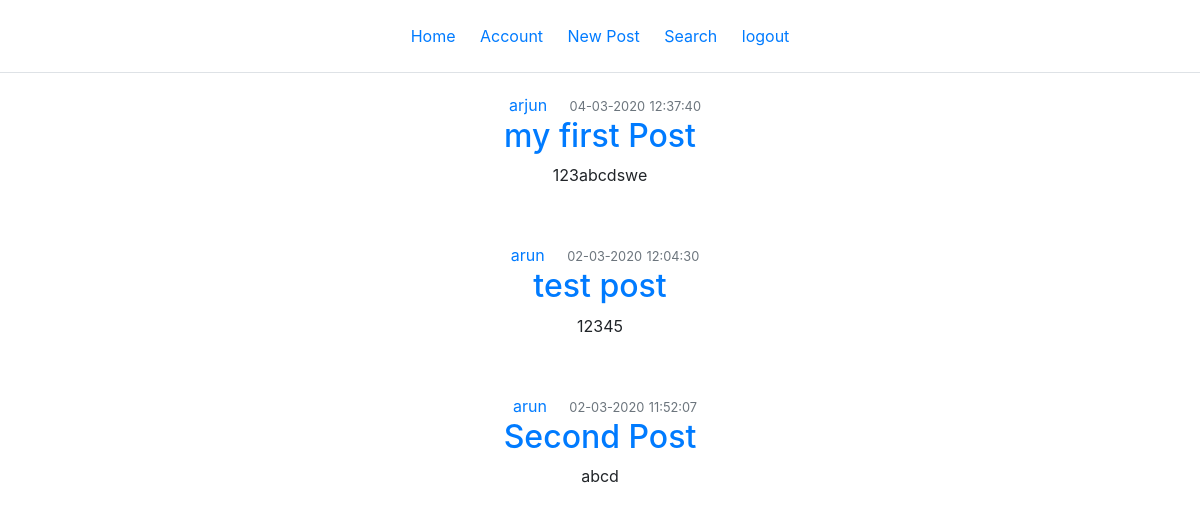
Screenshot of /home (signed in) with the database file from the repository.
### flaskone/models.py (models this page shows)
class User(db.Model, UserMixin):
    id = db.Column(db.Integer, primary_key=True)
    username = db.Column(db.String(20), unique=True, nullable=False)
    email = db.Column(db.String(120), unique=True, nullable=False)
    password = db.Column(db.String(60), nullable=False)
    posts = db.relationship('Post', backref='author', lazy=True)
    friends = relationship("User", secondary=friendship,
                           primaryjoin=id==friendship.c.user_id,
                           secondaryjoin=id==friendship.c.friend_id,
                           backref=db.backref('friendz',lazy='dynamic'),
    )

class Post(db.Model):
    id = db.Column(db.Integer, primary_key=True)
    title = db.Column(db.String(100), nullable=False)
    date_posted = db.Column(db.DateTime, nullable=False, default=datetime.now())
    content = db.Column(db.Text, nullable=False)
    user_id = db.Column(db.Integer, db.ForeignKey('user.id'), nullable=False)
    user = db.relationship("User", backref="Posts")

### flaskone/routes.py (the view)
@app.route("/")
@app.route("/home")
def home():
    posts = Post.query.order_by(desc(Post.date_posted)).limit(5).all()
    return render_template('home.html', posts=posts)

### flaskone/models.py (called while the page is built)
@login_manager.user_loader
def load_user(user_id):
    return User.query.get(user_id)

### flaskone/templates/home.html (shortened to what this page needs)
<center>
{% extends "base.html" %}
		{% block content %}
			{% if current_user.is_authenticated %}
				{% for post in posts %}
					{% for frd in current_user.friends %}
						{% if frd == post.author %}
							<div class="card-body">
								<article class="media content-section">
							      <div class="media-body">
							        <div class="article-metadata">
							          <a class="mr-2" href="{{ url_for('account')}}">{{ post.author.username }}</a>
							          <small class="text-muted">{{ post.date_posted.strftime('%d-%m-%Y') }}</small>
							          <small class="text-muted">{{ post.date_posted.strftime('%H:%M:%S') }}</small>
							        </div>
							        <h2><a class="article-title" href="{{ url_for('post', post_id=post.id) }}">{{ post.title }}</a></h2>
							        <p class="article-content col-md-3">{{ post.content }}</p>
							      </div>
							    </article>
							</div>
						{% endif %}
					{%endfor%}
			    {% endfor %}
			{% endif %}
		{% endblock %}

### flaskone/templates/base.html (style rules this page uses)
a { padding: 10px; text-decoration: none; }

### rows the page displays
Post: date_posted "04-03-2020", date_posted "12:37:40", title "my first Post", content "123abcdswe"
User: author.username "arjun"
Post: date_posted "02-03-2020", date_posted "12:04:30", title "test post", content "12345"
User: author.username "arun"
Post: date_posted "02-03-2020", date_posted "11:52:07", title "Second Post", content "abcd"
